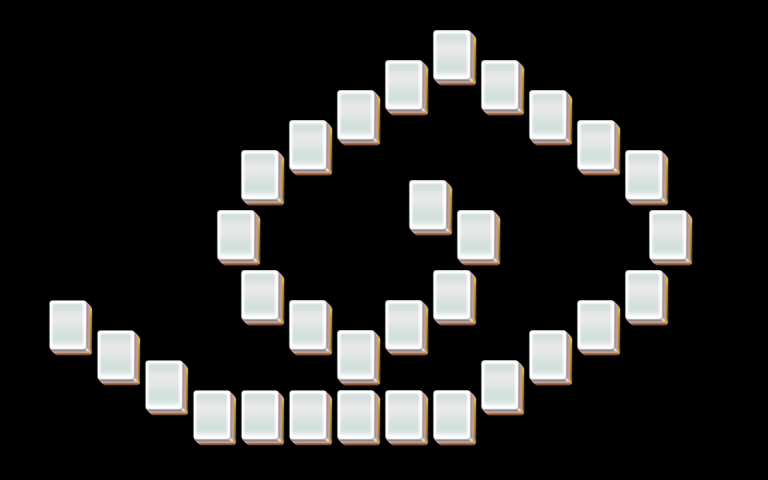

Tiled map render using the project's own tile images. Description and the map definition, with tile-layer contents summarised, below:
An orthogonal 32x16 tile map with 24x30 px tiles, 5 tile layers (layer1, layer2, layer3, layer4, ...).

<map version="1.0" orientation="orthogonal" width="32" height="16" tilewidth="24" tileheight="30">
 <properties>
  <property name="species" value="15" />
 </properties>
 <tileset firstgid="1" name="mahjong" tilewidth="48" tileheight="60">
  <image source="mahjong.png" />
 </tileset>
 <layer name="layer1" width="32" height="16">
  <data>[512 cells, 31 non-empty, 1 distinct tile ids]</data>
 </layer>
 <layer name="layer2" width="32" height="16">
  <data>[512 cells, 25 non-empty, 1 distinct tile ids]</data>
 </layer>
 <layer name="layer3" width="32" height="16">
  <data>[512 cells, 19 non-empty, 1 distinct tile ids]</data>
 </layer>
 <layer name="layer4" width="32" height="16">
  <data>[512 cells, 13 non-empty, 1 distinct tile ids]</data>
 </layer>
 <layer name="layer5" width="32" height="16">
  <data>[512 cells, 8 non-empty, 1 distinct tile ids]</data>
 </layer>
</map>
